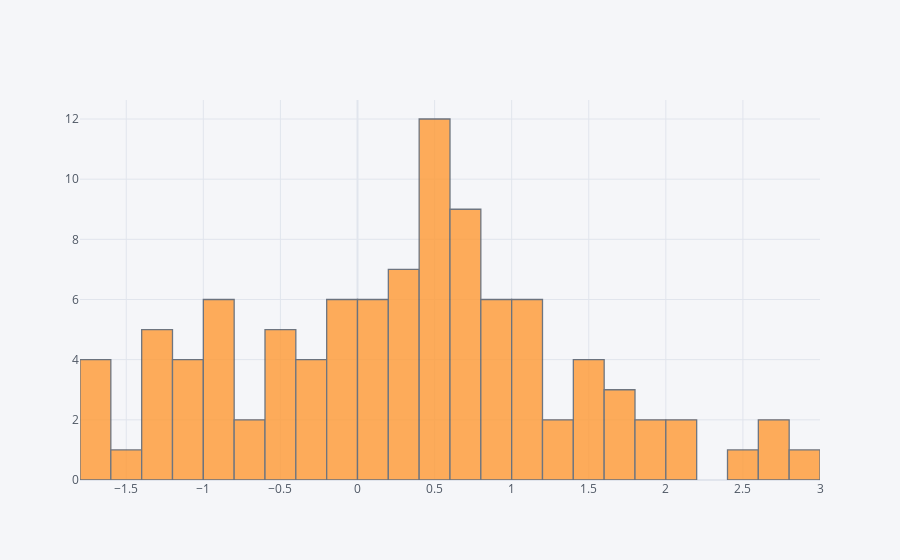

This figure's notebook cell:
### Markdown cell above
## histogram

### Code cell
df['A'].iplot(kind='hist',bins=25)

### Figure 1 — Plotly figure (JSON) as saved in the notebook; plotly's stock layout.template omitted (floating-point values rounded to 4 significant figures)
{"data": [{"histfunc": "count", "histnorm": "", "marker": {"color": "rgba(255, 153, 51, 1.0)", "line": {"color": "#4D5663", "width": 1.3}}, "name": "A", "nbinsx": 25, "opacity": 0.8, "orientation": "v", "type": "histogram", "x": [0.7655, -0.1281, 1.451, -0.1912, 1.103, 1.034, 0.3842, 0.6497, 0.5133, 0.1148, -0.2591, -1.777, -1.348, 0.7082, -0.07069, 0.2969, 0.3537, 0.4725, 1.156, -1.158, -0.8911, 2.62, 2.473, 2.748, -1.383, 0.4259, 0.8267, 0.4582, 0.3669, -0.3856, 0.7043, 0.7977, 0.5924, 0.9225, 2.056, 1.749, -1.418, 0.3493, 0.8947, 1.56, -0.8323, 1.235, 1.788, 0.08634, 0.5315, -0.9436, -1.616, 1.55, -1.617, 0.006085, 0.002795, 0.366, 0.8019, -0.5374, -0.1214, -0.7029, -0.8766, 0.4135, 1.438, 0.7601, -1.279, 0.5024, 0.9751, 0.5268, -0.4247, -1.025, -0.4266, 0.4827, 2.906, 0.688, -0.2148, -0.5686, -0.9131, 1.657, -1.793, -0.9844, 2.154, 0.4021, -1.284, 0.01493, 0.1513, -0.3056, 1.325, -0.1069, 1.046, -1.241, 0.7505, 1.092, -0.4217, -1.089, 0.4652, 0.2705, -1.079, 0.7616, 1.832, -0.1462, 0.9568, -0.6461, 1.127, 1.881]}], "layout": {"barmode": "overlay", "legend": {"bgcolor": "#F5F6F9", "font": {"color": "#4D5663"}}, "paper_bgcolor": "#F5F6F9", "plot_bgcolor": "#F5F6F9", "title": {"font": {"color": "#4D5663"}}, "xaxis": {"gridcolor": "#E1E5ED", "showgrid": true, "tickfont": {"color": "#4D5663"}, "title": {"font": {"color": "#4D5663"}, "text": ""}, "zerolinecolor": "#E1E5ED"}, "yaxis": {"gridcolor": "#E1E5ED", "showgrid": true, "tickfont": {"color": "#4D5663"}, "title": {"font": {"color": "#4D5663"}, "text": ""}, "zerolinecolor": "#E1E5ED"}}}
